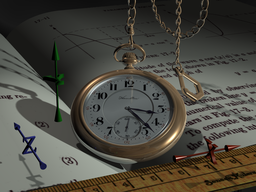
#> input picture Trabalho-2/img/watch.png, 256 x 192 px, shrunk from 1024 x 768 before the run, found by its file name
$ python meio_tom.py img/watch.png img/watch.png
#> lines starting #> are read from the running program, lines starting #| are printed output that depends on the picture
#> further down, img is the input picture: shape (192, 256, 3); mean B, G, R 65.9, 74.1, 76.3
### Trabalho-2/meio_tom_lib.py
import cv2 as cv
import numpy as np

# [110 lines left out: functions floid_stainberg_1, floid_stainberg_2, not called in this run]

def stevenson_arce_1(img):
    f = img.copy()
    g = np.zeros(f.shape)

    for y in range(len(f)):
        print("Processando pelo metodo 1:",format(100*y/len(f),'.2f'),"%")
        for x in range(len(f[y])):
            for c in range(len(f[y][x])):

                if f[y][x][c] < 128:
                    g[y][x][c] = 0
                else:
                    g[y][x][c] = 1

                erro = f[y][x][c] - g[y][x][c]*255

                try:
                    f[y][x+2][c] = f[y][x+2][c] + erro*(32/200)
                except:
                    pass

                try:
                    f[y+1][x-3][c] = f[y+1][x-3][c] + erro*(12/200)
                except:
                    pass

                try:
                    f[y+1][x-1][c] = f[y+1][x-1][c] + erro*(26/200)
                except:
                    pass

                try:
                    f[y+1][x+1][c] = f[y+1][x+1][c] + erro*(30/200)
                except:
                    pass

                try:
                    f[y+1][x+3][c] = f[y+1][x+3][c] + erro*(16/200)
                except:
                    pass

                try:
                    f[y+2][x-2][c] = f[y+2][x-2][c] + erro*(12/200)
                except:
                    pass

                try:
                    f[y+2][x][c] = f[y+2][x][c] + erro*(26/200)
                except:
                    pass

                try:
                    f[y+2][x+2][c] = f[y+2][x+2][c] + erro*(12/200)
                except:
                    pass

                try:
                    f[y+3][x-3][c] = f[y+3][x-3][c] + erro*(5/200)
                except:
                    pass

                try:
                    f[y+3][x-1][c] = f[y+3][x-1][c] + erro*(12/200)
                except:
                    pass

                try:
                    f[y+3][x+1][c] = f[y+3][x+1][c] + erro*(12/200)
                except:
                    pass

                try:
                    f[y+3][x+3][c] = f[y+3][x+3][c] + erro*(5/200)
                except:
                    pass
#> this loop made 192 passes
#| Processando pelo metodo 1: 0.00 %
#| Processando pelo metodo 1: 0.52 %
#| Processando pelo metodo 1: 1.04 %
#| Processando pelo metodo 1: 1.56 %
#| Processando pelo metodo 1: 2.08 %
#| Processando pelo metodo 1: 2.60 %
#| Processando pelo metodo 1: 3.12 %
#| Processando pelo metodo 1: 3.65 %
#> (further printed lines are left out)
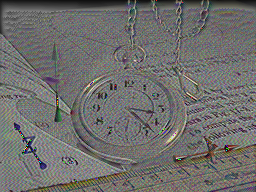
#> f: shape (192, 256, 3); mean B, G, R 108.6, 110.4, 111.1
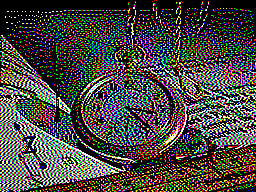
#> g: shape (192, 256, 3) float64; mean B, G, R 0.234, 0.267, 0.275


    return g

def stevenson_arce_2(img):
    f = img.copy()
    g = np.zeros(f.shape)

    for y in range(len(f)):
        print("Processando pelo metodo 2:",format(100*y/len(f),'.2f'),"%")
        if y%2 == 0:
            for x in range(len(f[y])):
                for c in range(len(f[y][x])):

                    if f[y][x][c] < 128:
                        g[y][x][c] = 0
                    else:
                        g[y][x][c] = 1

                    erro = f[y][x][c] - g[y][x][c]*255

                    try:
                        f[y][x+2][c] = f[y][x+2][c] + erro*(32/200)
                    except:
                        pass

                    try:
                        f[y+1][x-3][c] = f[y+1][x-3][c] + erro*(12/200)
                    except:
                        pass

                    try:
                        f[y+1][x-1][c] = f[y+1][x-1][c] + erro*(26/200)
                    except:
                        pass

                    try:
                        f[y+1][x+1][c] = f[y+1][x+1][c] + erro*(30/200)
                    except:
                        pass

                    try:
                        f[y+1][x+3][c] = f[y+1][x+3][c] + erro*(16/200)
                    except:
                        pass

                    try:
                        f[y+2][x-2][c] = f[y+2][x-2][c] + erro*(12/200)
                    except:
                        pass

                    try:
                        f[y+2][x][c] = f[y+2][x][c] + erro*(26/200)
                    except:
                        pass

                    try:
                        f[y+2][x+2][c] = f[y+2][x+2][c] + erro*(12/200)
                    except:
                        pass

                    try:
                        f[y+3][x-3][c] = f[y+3][x-3][c] + erro*(5/200)
                    except:
                        pass

                    try:
                        f[y+3][x-1][c] = f[y+3][x-1][c] + erro*(12/200)
                    except:
                        pass

                    try:
                        f[y+3][x+1][c] = f[y+3][x+1][c] + erro*(12/200)
                    except:
                        pass

                    try:
                        f[y+3][x+3][c] = f[y+3][x+3][c] + erro*(5/200)
                    except:
                        pass
        else:
            for x in range(len(f[y])-1,-1,-1):
                for c in range(len(f[y][x])):

                    if f[y][x][c] < 128:
                        g[y][x][c] = 0
                    else:
                        g[y][x][c] = 1

                    erro = f[y][x][c] - g[y][x][c]*255

                    try:
                        f[y][x-2][c] = f[y][x-2][c] + erro*(32/200)
                    except:
                        pass

                    try:
                        f[y+1][x+3][c] = f[y+1][x+3][c] + erro*(12/200)
                    except:
                        pass

                    try:
                        f[y+1][x+1][c] = f[y+1][x+1][c] + erro*(26/200)
                    except:
                        pass

                    try:
                        f[y+1][x-1][c] = f[y+1][x-1][c] + erro*(30/200)
                    except:
                        pass

                    try:
                        f[y+1][x-3][c] = f[y+1][x-3][c] + erro*(16/200)
                    except:
                        pass

                    try:
                        f[y+2][x+2][c] = f[y+2][x+2][c] + erro*(12/200)
                    except:
                        pass

                    try:
                        f[y+2][x][c] = f[y+2][x][c] + erro*(26/200)
                    except:
                        pass

                    try:
                        f[y+2][x-2][c] = f[y+2][x-2][c] + erro*(12/200)
                    except:
                        pass

                    try:
                        f[y+3][x+3][c] = f[y+3][x+3][c] + erro*(5/200)
                    except:
                        pass

                    try:
                        f[y+3][x+1][c] = f[y+3][x+1][c] + erro*(12/200)
                    except:
                        pass

                    try:
                        f[y+3][x-1][c] = f[y+3][x-1][c] + erro*(12/200)
                    except:
                        pass

                    try:
                        f[y+3][x-3][c] = f[y+3][x-3][c] + erro*(5/200)
                    except:
                        pass
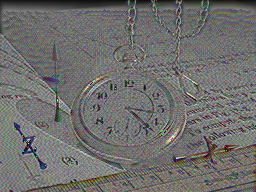
#> f: shape (192, 256, 3); mean B, G, R 108.7, 110.6, 111.1
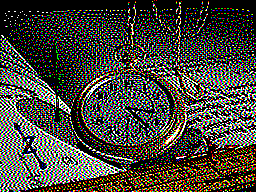
#> g: shape (192, 256, 3) float64; mean B, G, R 0.233, 0.266, 0.275


    return g

# [805 lines left out: functions burkes_1, burkes_2, sierra_1, sierra_2, stucki_1, stucki_2 and 2 more, not called in this run]

### Trabalho-2/meio_tom.py
import cv2 as cv
import numpy as np
import sys
from meio_tom_lib import *

# [6 lines of commented-out code are left out]
imgpath = "/home/leonardo/Documents/MC920/Trabalho-2/img/watch.png"

try:
    img = cv.imread(imgpath)

    newimg1 = stevenson_arce_1(img)*255
    newimg2 = stevenson_arce_2(img)*255

    cv.imshow("Imagem original",img)
    cv.imshow("1",newimg1)
    cv.imshow("2",newimg2)

    #cv.imwrite('/home/leonardo/Documents/MC920/Trabalho-2/resultados/teste.png',newimg1)

    cv.waitKey(0)
    cv.destroyAllWindows()

except:
    print("Erro")

$ run again, with Trabalho-2/img/baboon.png copied over Trabalho-2/img/watch.png
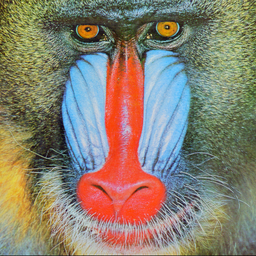
#> input picture Trabalho-2/img/baboon.png, 256 x 256 px, shrunk from 512 x 512 before the run, found by its file name
#> img is the input picture: shape (256, 256, 3); mean B, G, R 113.1, 128.9, 137.4
#> the loop in stevenson_arce_1, `for y in range(len(f)):` made 256 passes
#| Processando pelo metodo 1: 0.00 %
#| Processando pelo metodo 1: 0.39 %
#| Processando pelo metodo 1: 0.78 %
#| Processando pelo metodo 1: 1.17 %
#| Processando pelo metodo 1: 1.56 %
#> (further printed lines are left out)
#> after the loop in stevenson_arce_2, `for y in range(len(f)):`:
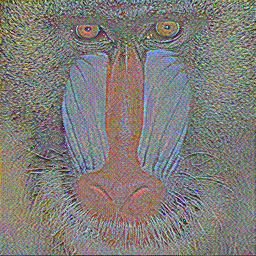
#> f: shape (256, 256, 3); mean B, G, R 121.1, 125.2, 127.6
#> after the loop in stevenson_arce_2, `for y in range(len(f)):`:
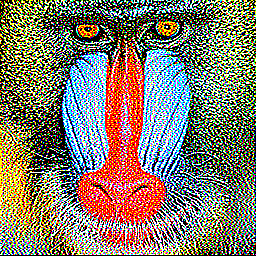
#> g: shape (256, 256, 3) float64; mean B, G, R 0.42, 0.482, 0.515

$ run again, with Trabalho-2/img/peppers.png copied over Trabalho-2/img/watch.png
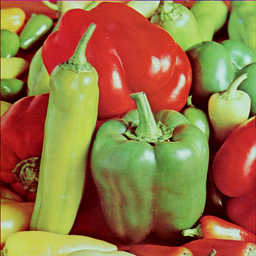
#> input picture Trabalho-2/img/peppers.png, 256 x 256 px, shrunk from 512 x 512 before the run, found by its file name
#> img is the input picture: shape (256, 256, 3); mean B, G, R 66.5, 115.7, 149.9
#> the loop in stevenson_arce_1, `for y in range(len(f)):` made 256 passes
#| Processando pelo metodo 1: 0.00 %
#| Processando pelo metodo 1: 0.39 %
#| Processando pelo metodo 1: 0.78 %
#| Processando pelo metodo 1: 1.17 %
#| Processando pelo metodo 1: 1.56 %
#> (further printed lines are left out)
#> after the loop in stevenson_arce_2, `for y in range(len(f)):`:
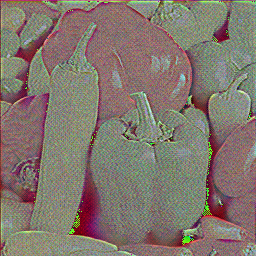
#> f: shape (256, 256, 3); mean B, G, R 110.2, 119.2, 130.4
#> after the loop in stevenson_arce_2, `for y in range(len(f)):`:
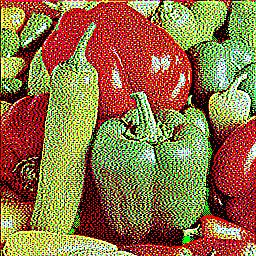
#> g: shape (256, 256, 3) float64; mean B, G, R 0.237, 0.436, 0.566
